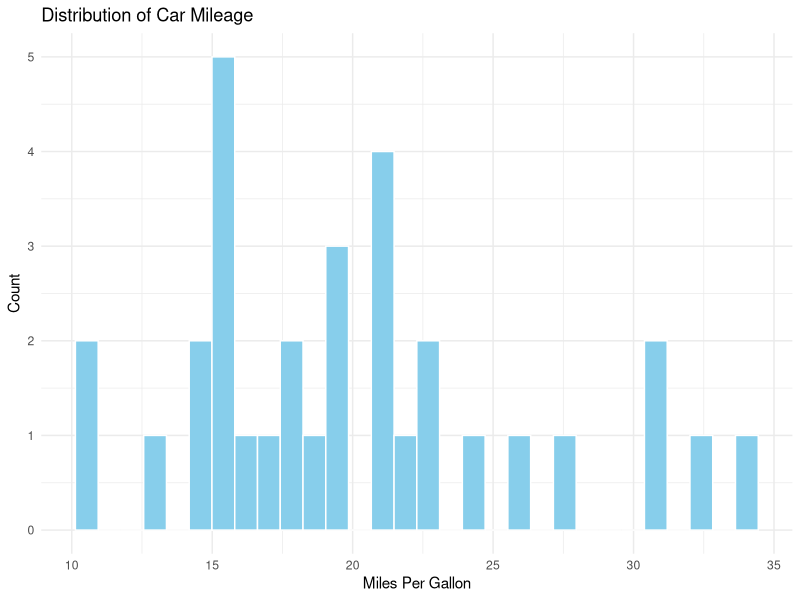
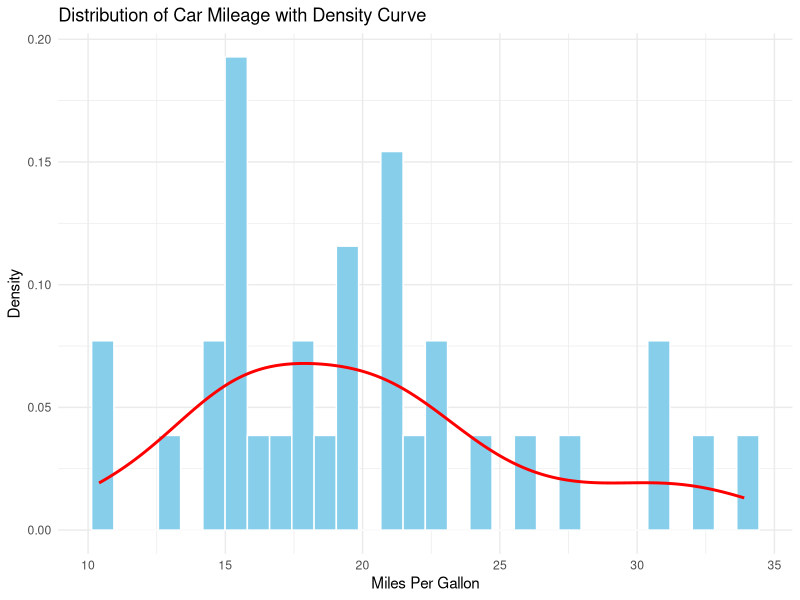
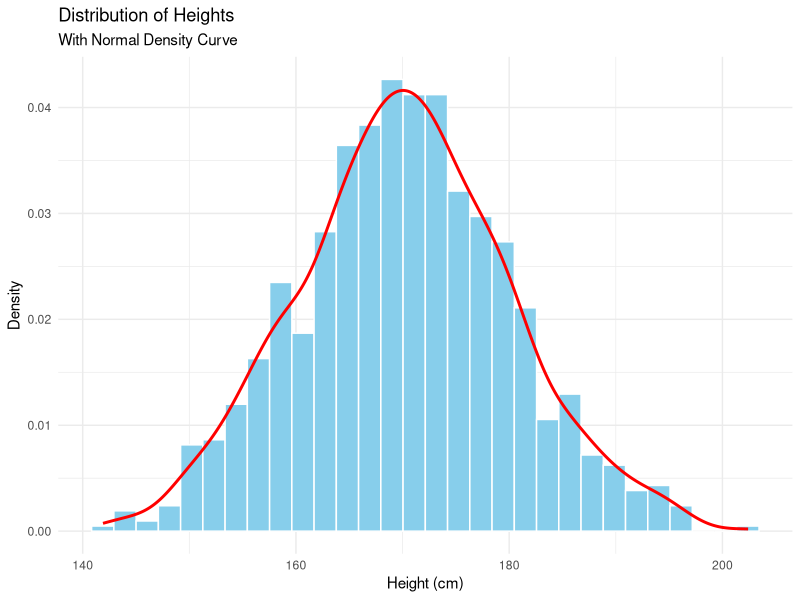
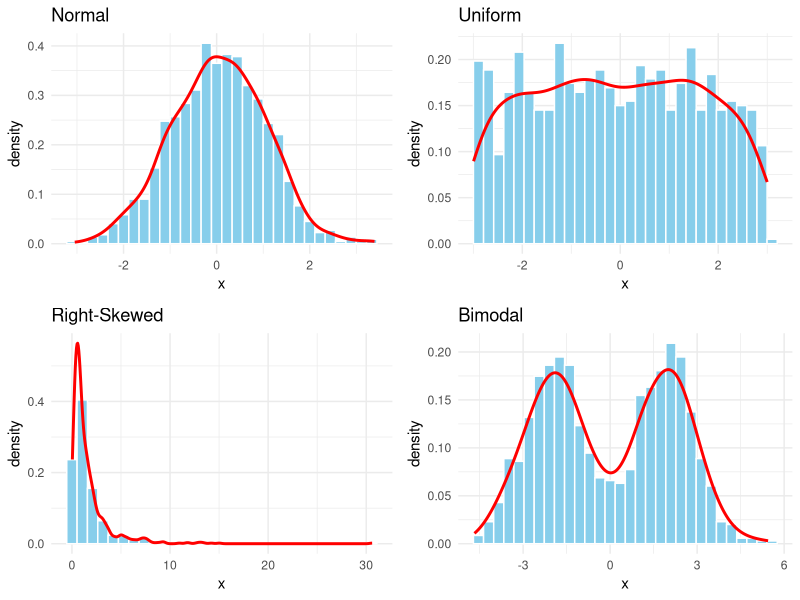
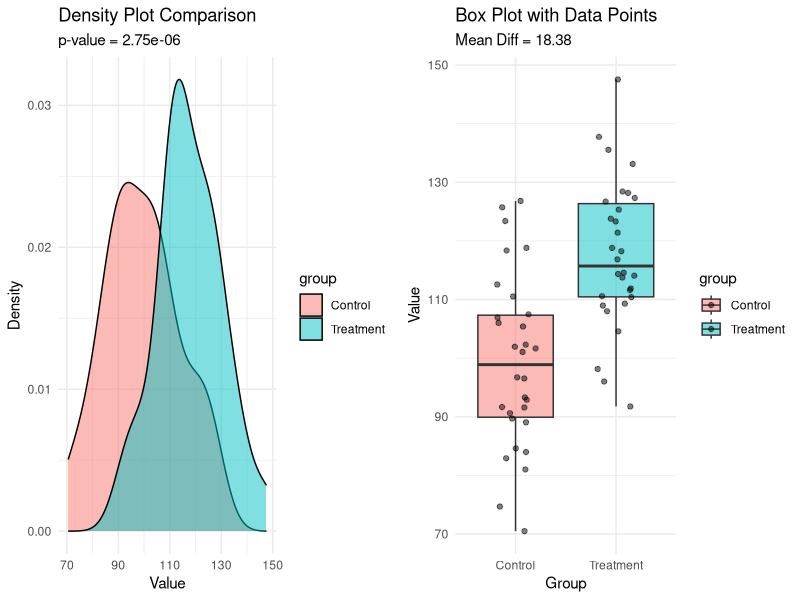
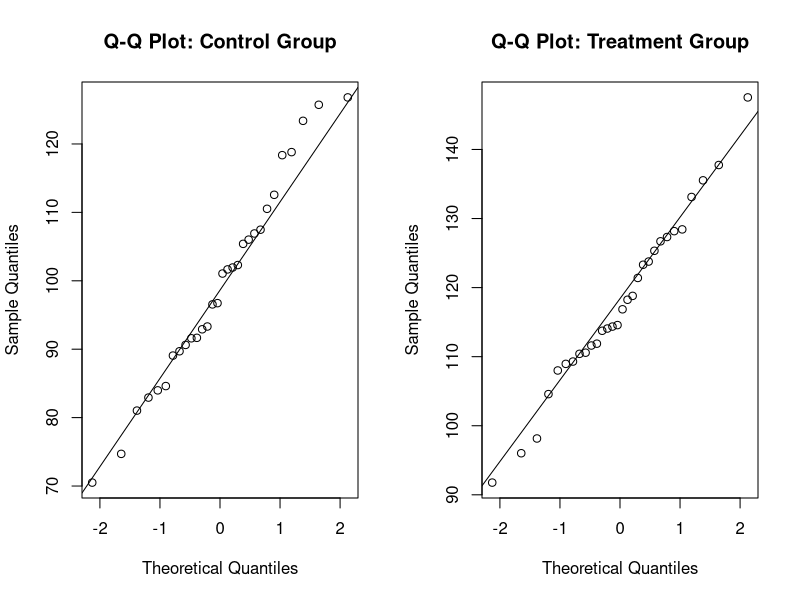
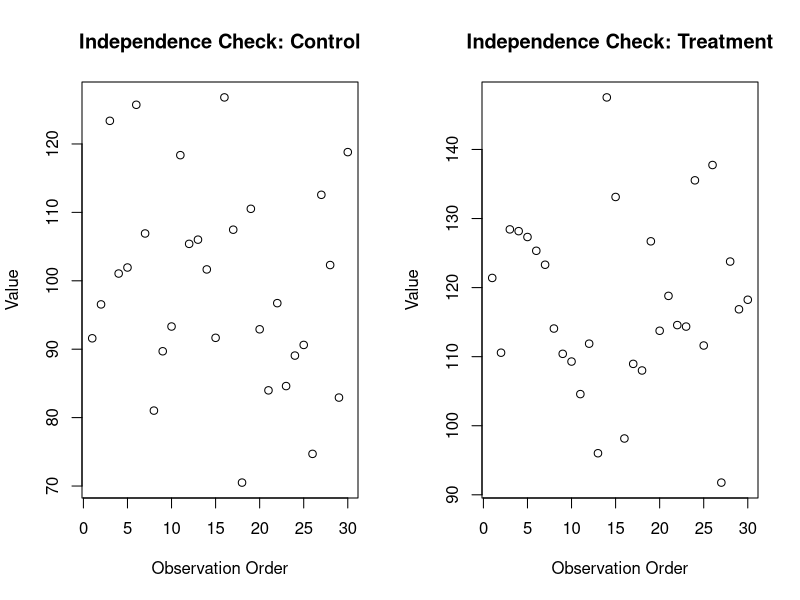
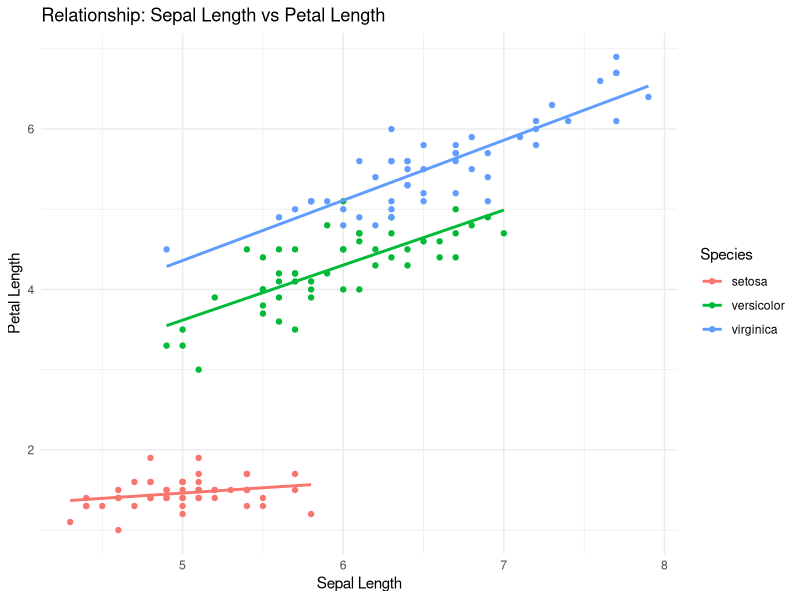

The R script that drew these images, in order:
## ---- chunk 1
knitr::opts_chunk$set(echo = TRUE, warning = FALSE, message = FALSE)
## ---- chunk 2
# Load the tidyverse package which includes:
# - ggplot2 for data visualization
# - dplyr for data manipulation
# - tidyr for data tidying
# - readr for data import
library(tidyverse)  

# Load the datasets package which contains example datasets
# like mtcars, iris, etc.
library(datasets)   
## ---- chunk 3
# Load the mtcars dataset (contains information about various car models)
data("mtcars")

# Show first few rows to understand data structure
head(mtcars)

# Calculate key statistics about miles per gallon (mpg):
# - mean: average fuel efficiency
# - median: middle value (robust to outliers)
# - sd: spread of the data (how much variation exists)
mtcars %>%
  summarise(across(mpg, 
                  list(mean = mean, 
                       median = median, 
                       sd = sd),
                  .names = "{.fn}_mpg"))
## ---- chunk 4
# Create a basic histogram to visualize MPG distribution
ggplot(mtcars, aes(x = mpg)) +               # Set up plot with MPG on x-axis
  geom_histogram(
    fill = "skyblue",                        # Color the bars light blue
    color = "white",                         # White borders make bars distinct
    bins = 30                                # Number of bars (more = more detail)
  ) +
  labs(
    title = "Distribution of Car Mileage",   # Main title explains the plot
    x = "Miles Per Gallon",                  # X-axis shows the unit
    y = "Count"                              # Y-axis shows frequency
  ) +
  theme_minimal()                            # Clean, modern look
## ---- chunk 5
# Create a histogram with density curve overlay
ggplot(mtcars, aes(x = mpg)) +
  # Add histogram scaled to density
  geom_histogram(
    aes(y = ..density..),  # Scale y-axis to density instead of count
    fill = "skyblue",
    color = "white"
  ) +
  # Add a smoothed density curve
  geom_density(
    color = "red",        # Color of density line
    linewidth = 1         # Thickness of density line
  ) +
  # Add descriptive labels
  labs(
    title = "Distribution of Car Mileage with Density Curve",
    x = "Miles Per Gallon",
    y = "Density"
  ) +
  theme_minimal()
## ---- chunk 6
# Generate synthetic height data for demonstration
set.seed(123)                                # Make results reproducible
heights <- rnorm(1000,                       # Generate 1000 random heights
                mean = 170,                  # Average height in cm
                sd = 10)                     # Standard deviation in cm

# Create visualization of height distribution
ggplot(data.frame(height = heights),         # Convert heights to data frame
       aes(x = height)) +                    # Map height to x-axis
  geom_histogram(
    aes(y = ..density..),                    # Scale to density for comparison
    fill = "skyblue",
    color = "white",
    bins = 30
  ) +
  geom_density(color = "red",                # Add smooth density curve
               linewidth = 1) +
  labs(
    title = "Distribution of Heights",
    subtitle = "With Normal Density Curve",
    x = "Height (cm)",
    y = "Density"
  ) +
  theme_minimal()

# Create summary statistics table
tibble(
  # Define statistics to show
  Statistic = c("Mean", "Median", "SD", 
                "Within 1 SD", "Within 2 SD", "Within 3 SD"),
  # Calculate values
  Value = c(
    mean(heights),                           # Average height
    median(heights),                         # Middle height
    sd(heights),                            # Spread of heights
    # Calculate % within each SD range
    mean(abs(scale(heights)) <= 1) * 100,   # Within 1 SD
    mean(abs(scale(heights)) <= 2) * 100,   # Within 2 SD
    mean(abs(scale(heights)) <= 3) * 100    # Within 3 SD
  ),
  # Add units for clarity
  Unit = c("cm", "cm", "cm", "%", "%", "%")
) %>%
  mutate(Value = round(Value, 1)) %>%        # Round all values to 1 decimal
  knitr::kable(caption = "Summary Statistics for Height Distribution")
## ---- chunk 7
# Generate different types of distributions (1000 points each)
n <- 1000
distributions <- tibble(
  normal = rnorm(n),                         # Symmetric, bell-shaped
  uniform = runif(n, -3, 3),                # Equal probability across range
  right_skewed = exp(rnorm(n)),             # Tail extends to the right
  bimodal = c(rnorm(n/2, -2), rnorm(n/2, 2)) # Two peaks
)

# Function to create standardized distribution plots
plot_distribution <- function(data, title) {
  ggplot(data.frame(x = data), aes(x = x)) +
    # Show distribution as both histogram and density
    geom_histogram(aes(y = ..density..),     # Scale to density
                  fill = "skyblue", 
                  color = "white",
                  bins = 30) +
    geom_density(color = "red",              # Add smooth curve
                 linewidth = 1) +
    labs(title = title) +
    theme_minimal()
}

# Create and arrange all plots in a grid
library(gridExtra)
grid.arrange(
  # Create each type of distribution plot
  plot_distribution(distributions$normal, "Normal"),
  plot_distribution(distributions$uniform, "Uniform"),
  plot_distribution(distributions$right_skewed, "Right-Skewed"),
  plot_distribution(distributions$bimodal, "Bimodal"),
  ncol = 2                                   # Arrange in 2 columns
)
## ---- chunk 8
# Create two groups to compare
set.seed(123)  # For reproducibility
group1 <- rnorm(30, mean = 100, sd = 15)  # Control group
group2 <- rnorm(30, mean = 115, sd = 15)  # Treatment group

# Perform t-test
t_result <- t.test(group1, group2)

# Create summary table of results
data.frame(
  Measure = c("Mean difference", "t-statistic", "p-value", "95% CI"),
  Value = c(
    round(mean(group2) - mean(group1), 2),
    round(t_result$statistic, 2),
    format.pval(t_result$p.value, digits = 3),
    paste(round(t_result$conf.int, 2), collapse = " to ")
  )
) %>%
  knitr::kable(caption = "T-test Results")

# Create data frame for plotting
test_data <- data.frame(
  value = c(group1, group2),
  group = rep(c("Control", "Treatment"), each = 30)
)

# Create comprehensive visualization
p1 <- ggplot(test_data, aes(x = value, fill = group)) +
  geom_density(alpha = 0.5) +
  labs(
    title = "Density Plot Comparison",
    subtitle = paste("p-value =", format.pval(t_result$p.value, digits = 3)),
    x = "Value",
    y = "Density"
  ) +
  theme_minimal()

p2 <- ggplot(test_data, aes(x = group, y = value, fill = group)) +
  geom_boxplot(alpha = 0.5) +
  geom_jitter(width = 0.2, alpha = 0.5) +
  labs(
    title = "Box Plot with Data Points",
    subtitle = paste(
      "Mean Diff =", round(mean(group2) - mean(group1), 2)
    ),
    x = "Group",
    y = "Value"
  ) +
  theme_minimal()

# Display plots side by side
grid.arrange(p1, p2, ncol = 2)
## ---- chunk 9
# 1. Check normality with Q-Q plots
par(mfrow = c(1, 2))
qqnorm(group1, main = "Q-Q Plot: Control Group")
qqline(group1)
qqnorm(group2, main = "Q-Q Plot: Treatment Group")
qqline(group2)
par(mfrow = c(1, 1))

# 2. Check equal variances and create summary table
var_test <- var.test(group1, group2)
data.frame(
  Test = c("F statistic", "p-value"),
  Value = c(
    round(var_test$statistic, 3),
    format.pval(var_test$p.value, digits = 3)
  )
) %>%
  knitr::kable(caption = "Variance Test Results")

# 3. Visual check for independence
par(mfrow = c(1, 2))
plot(seq_along(group1), group1, 
     main = "Independence Check: Control",
     xlab = "Observation Order", 
     ylab = "Value")
plot(seq_along(group2), group2,
     main = "Independence Check: Treatment",
     xlab = "Observation Order",
     ylab = "Value")
par(mfrow = c(1, 1))
## ---- chunk 10
# Create scatter plot showing relationship between sepal and petal length
ggplot(iris, aes(x = Sepal.Length, y = Petal.Length, color = Species)) +
  # Add points for each observation
  geom_point() +
  # Add regression lines for each species
  geom_smooth(
    method = "lm",    # Use linear regression
    se = FALSE        # Don't show confidence interval
  ) +
  # Add descriptive labels
  labs(
    title = "Relationship: Sepal Length vs Petal Length",
    x = "Sepal Length",
    y = "Petal Length"
  ) +
  theme_minimal()
## ---- chunk 11
# Calculate summary statistics for car weights
mtcars %>%
  summarise(
    mean_wt = mean(wt),    # Average weight
    sd_wt = sd(wt),        # Standard deviation of weight
    min_wt = min(wt),      # Minimum weight
    max_wt = max(wt)       # Maximum weight
  )

# Create histogram of car weights
ggplot(mtcars, aes(x = wt)) +
  # Add histogram with custom appearance
  geom_histogram(
    fill = "skyblue",
    color = "white"
  ) +
  # Add descriptive labels
  labs(
    title = "Distribution of Car Weights",
    x = "Weight (1000 lbs)",
    y = "Count"
  ) +
  theme_minimal()
## ---- chunk 12
# Create boxplot comparing mileage across different cylinder counts
ggplot(mtcars, aes(x = factor(cyl), y = mpg, fill = factor(cyl))) +
  # Add boxplot for each cylinder group
  geom_boxplot() +
  # Add descriptive labels
  labs(
    title = "Car Mileage by Number of Cylinders",
    x = "Number of Cylinders",
    y = "Miles Per Gallon",
    fill = "Cylinders"
  ) +
  theme_minimal()

# Perform one-way ANOVA to test for differences between cylinder groups
aov_result <- aov(mpg ~ factor(cyl), data = mtcars)
# Display ANOVA results
summary(aov_result)
## ---- chunk 13
# Create scatter plot showing relationship between weight and mileage
ggplot(mtcars, aes(x = wt, y = mpg)) +
  # Add points for each car
  geom_point() +
  # Add regression line with confidence interval
  geom_smooth(
    method = "lm",    # Use linear regression
    se = TRUE         # Show confidence interval
  ) +
  # Add descriptive labels
  labs(
    title = "Relationship between Weight and Mileage",
    x = "Weight (1000 lbs)",
    y = "Miles Per Gallon"
  ) +
  theme_minimal()

# Calculate correlation between weight and mileage
cor.test(mtcars$wt, mtcars$mpg)
